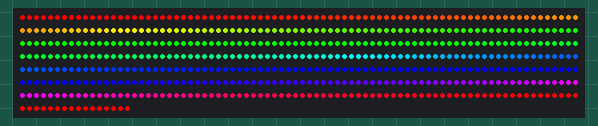
Bench run of a sketch on a simulated Arduino Uno, built with avr-gcc and run on an emulated ATmega328P. On the bench: 576 RGB LEDs in strip order, left to right, continuing on the next row.

Above: at 0.8 s.
At 9.7 s:
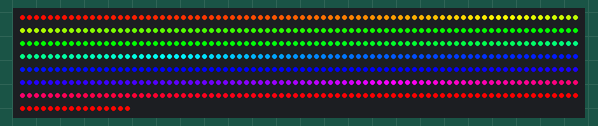
At 19.3 s:
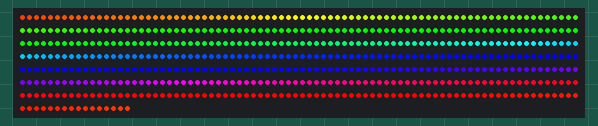
At 29.0 s:
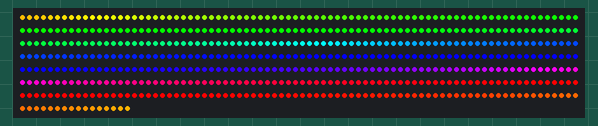
At 38.6 s:
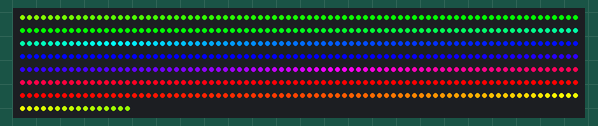

The sketch:

rainbow.ino
```cpp
// A basic everyday NeoPixel strip test program.

// NEOPIXEL BEST PRACTICES for most reliable operation:
// - Add 1000 uF CAPACITOR between NeoPixel strip's + and - connections.
// - MINIMIZE WIRING LENGTH between microcontroller board and first pixel.
// - NeoPixel strip's DATA-IN should pass through a 300-500 OHM RESISTOR.
// - AVOID connecting NeoPixels on a LIVE CIRCUIT. If you must, ALWAYS
//   connect GROUND (-) first, then +, then data.
// - When using a 3.3V microcontroller with a 5V-powered NeoPixel strip,
//   a LOGIC-LEVEL CONVERTER on the data line is STRONGLY RECOMMENDED.
// (Skipping these may work OK on your workbench but can fail in the field)

#include <Adafruit_NeoPixel.h>
#ifdef __AVR__
 #include <avr/power.h> // Required for 16 MHz Adafruit Trinket
#endif

// Which pin on the Arduino is connected to the NeoPixels?
// On a Trinket or Gemma we suggest changing this to 1:
#define LED_PIN    6

// How many NeoPixels are attached to the Arduino?

#define LED_COUNT 576

#define BRIGHTNESS 250

#define WAIT 1

// Declare our NeoPixel strip object:
Adafruit_NeoPixel strip(LED_COUNT, LED_PIN, NEO_GRB + NEO_KHZ800);
// Argument 1 = Number of pixels in NeoPixel strip
// Argument 2 = Arduino pin number (most are valid)
// Argument 3 = Pixel type flags, add together as needed:
//   NEO_KHZ800  800 KHz bitstream (most NeoPixel products w/WS2812 LEDs)
//   NEO_KHZ400  400 KHz (classic 'v1' (not v2) FLORA pixels, WS2811 drivers)
//   NEO_GRB     Pixels are wired for GRB bitstream (most NeoPixel products)
//   NEO_RGB     Pixels are wired for RGB bitstream (v1 FLORA pixels, not v2)
//   NEO_RGBW    Pixels are wired for RGBW bitstream (NeoPixel RGBW products)


// setup() function -- runs once at startup --------------------------------

void setup() {
  // These lines are specifically to support the Adafruit Trinket 5V 16 MHz.
  // Any other board, you can remove this part (but no harm leaving it):
#if defined(__AVR_ATtiny85__) && (F_CPU == 16000000)
  clock_prescale_set(clock_div_1);
#endif
  // END of Trinket-specific code.

  strip.begin();           // INITIALIZE NeoPixel strip object (REQUIRED)
  strip.show();            // Turn OFF all pixels ASAP
  strip.setBrightness(BRIGHTNESS); // Set BRIGHTNESS to about 1/5 (max = 255)
}


// loop() function -- runs repeatedly as long as board is on ---------------

void loop() {
  rainbow(0.01);             // Flowing rainbow cycle along the whole strip
}


// Rainbow cycle along whole strip. Pass delay time (in ms) between frames.
void rainbow(float wait) {
  // Hue of first pixel runs 5 complete loops through the color wheel.
  // Color wheel has a range of 65536 but it's OK if we roll over, so
  // just count from 0 to 5*65536. Adding 256 to firstPixelHue each time
  // means we'll make 5*65536/256 = 1280 passes through this loop:
  for(long firstPixelHue = 0; firstPixelHue < 5*65536; firstPixelHue += 256) {
    // strip.rainbow() can take a single argument (first pixel hue) or
    // optionally a few extras: number of rainbow repetitions (default 1),
    // saturation and value (brightness) (both 0-255, similar to the
    // ColorHSV() function, default 255), and a true/false flag for whether
    // to apply gamma correction to provide 'truer' colors (default true).
    strip.rainbow(firstPixelHue);
    // Above line is equivalent to:
    // strip.rainbow(firstPixelHue, 1, 255, 255, true);
    strip.show(); // Update strip with new contents
    delay(wait);  // Pause for a moment
  }
}
```
